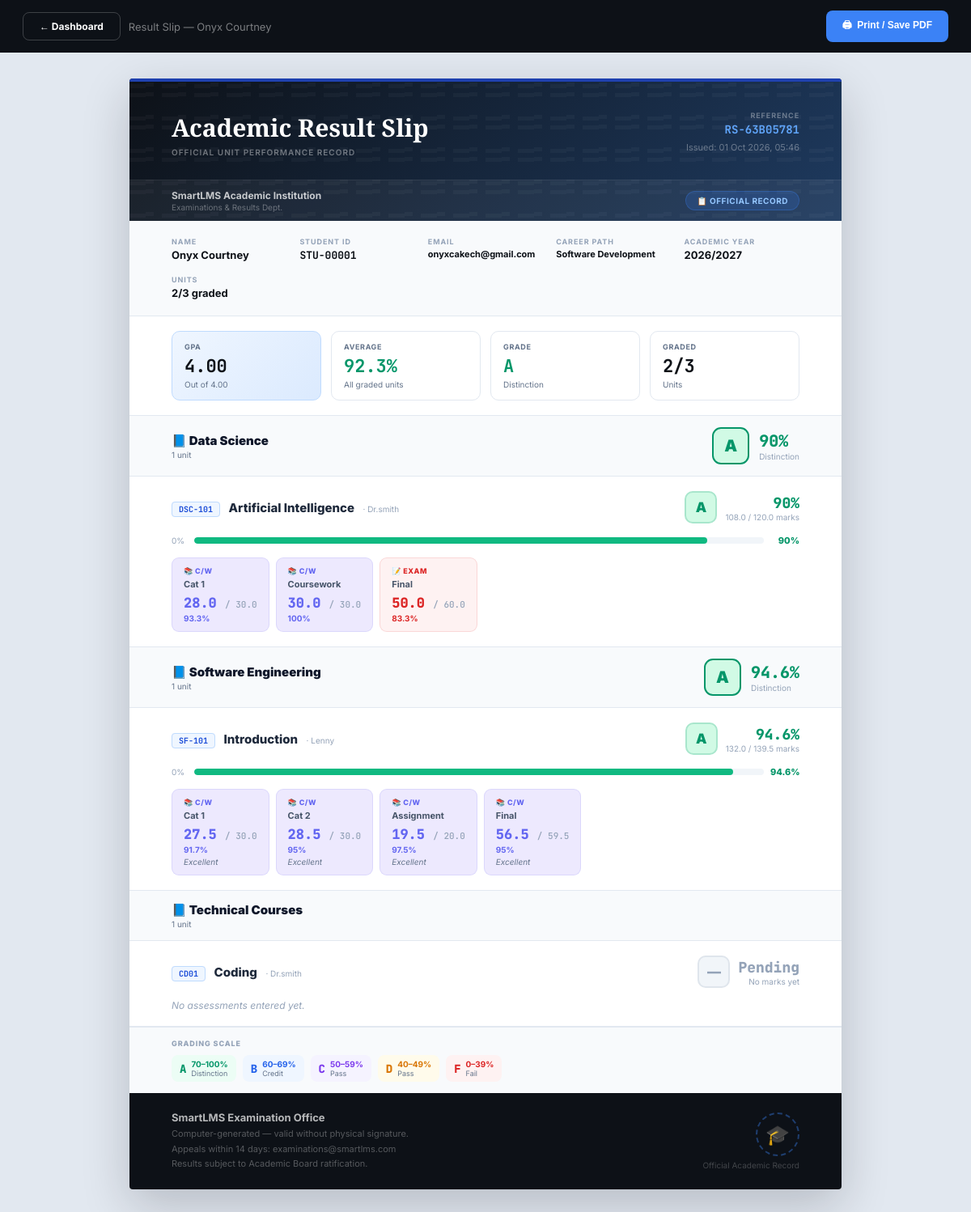
The page /result_slip.php (signed in) on the database its author committed.
### tables this page shows
CREATE TABLE `users` (
  `id` int(11) NOT NULL,
  `full_name` varchar(100) NOT NULL,
  `email` varchar(100) NOT NULL,
  `admission_number` varchar(30) DEFAULT NULL,
  `password` varchar(255) NOT NULL,
  `role` enum('student','lecturer','admin','financial_accountant','boarding_master','hr_manager') NOT NULL DEFAULT 'student',
  `course_id` int(11) DEFAULT NULL,
  `career_path` varchar(100) DEFAULT 'General Software Engineering',
  `created_at` timestamp NOT NULL DEFAULT current_timestamp()
);

CREATE TABLE `unit_marks` (
  `id` int(11) NOT NULL,
  `assessment_id` int(11) NOT NULL,
  `student_id` int(11) NOT NULL,
  `mark` decimal(6,2) DEFAULT NULL,
  `remarks` varchar(255) DEFAULT NULL,
  `updated_at` timestamp NOT NULL DEFAULT current_timestamp() ON UPDATE current_timestamp()
);

CREATE TABLE `course_units` (
  `id` int(11) NOT NULL,
  `course_id` int(11) NOT NULL,
  `title` varchar(255) NOT NULL,
  `unit_code` varchar(50) DEFAULT NULL,
  `description` text DEFAULT NULL,
  `lecturer_id` int(11) DEFAULT NULL COMMENT 'Lecturer who teaches this unit',
  `created_at` timestamp NOT NULL DEFAULT current_timestamp()
);

CREATE TABLE `unit_assessments` (
  `id` int(11) NOT NULL,
  `unit_id` int(11) NOT NULL,
  `name` varchar(100) NOT NULL COMMENT 'e.g. CAT 1, Assignment, Final Exam',
  `type` enum('coursework','exam') NOT NULL DEFAULT 'coursework',
  `max_mark` decimal(6,2) NOT NULL DEFAULT 100.00,
  `sort_order` tinyint(3) NOT NULL DEFAULT 0,
  `created_by` int(11) DEFAULT NULL,
  `created_at` timestamp NOT NULL DEFAULT current_timestamp()
);

### result_slip.php (the view, shortened to what this page needs)
<?php
include 'config.php';
$role = $_SESSION['role'] ?? '';
$sid = $role === 'student' ? intval($_SESSION['user_id'] ?? 0) : intval($_GET['student_id'] ?? 0);
$student = mysqli_fetch_assoc(mysqli_query($conn,
    "SELECT u.id, u.full_name, u.email, u.career_path, u.created_at,
            c.title AS course_name
     FROM users u LEFT JOIN courses c ON c.id=u.course_id
     WHERE u.id=$sid AND u.role='student' LIMIT 1"));
$q = mysqli_query($conn, "
    SELECT cu.id AS unit_id, cu.title AS unit_title, cu.unit_code,
           cu.course_id, c.title AS course_title, lec.full_name AS lecturer,
           ua.id AS aid, ua.name AS aname, ua.type AS atype,
           ua.max_mark AS amax, ua.sort_order AS asort,
           um.mark, um.remarks
    FROM unit_registrations ur
    INNER JOIN course_units cu ON cu.id = ur.unit_id
    INNER JOIN courses c       ON c.id  = cu.course_id
    LEFT  JOIN users lec       ON lec.id = cu.lecturer_id
    LEFT  JOIN unit_assessments ua ON ua.unit_id = cu.id
    LEFT  JOIN unit_marks um       ON um.assessment_id = ua.id AND um.student_id = $sid
    WHERE ur.student_id = $sid
    ORDER BY c.title ASC, cu.title ASC, ua.sort_order ASC, ua.id ASC
");
$tree = [];
if ($q) while ($r = mysqli_fetch_assoc($q)) {
    $cid=$r['course_id']; $uid=$r['unit_id'];
    if (!isset($tree[$cid])) $tree[$cid]=['title'=>$r['course_title'],'units'=>[]];
    if (!isset($tree[$cid]['units'][$uid])) $tree[$cid]['units'][$uid]=['title'=>$r['unit_title'],'code'=>$r['unit_code'],'lec'=>$r['lecturer'],'ass'=>[]];
    if ($r['aid']) $tree[$cid]['units'][$uid]['ass'][$r['aid']]=['name'=>$r['aname'],'type'=>$r['atype'],'max'=>(float)$r['amax'],'mark'=>$r['mark']!==null?(float)$r['mark']:null,'remark'=>$r['remarks']];
}
function slip_tot($ass){$tm=$tx=0;$h=false;foreach($ass as $a){$tx+=$a['max'];if($a['mark']!==null){$tm+=$a['mark'];$h=true;}}return$tx>0&&$h?['pct'=>round($tm/$tx*100,1),'tm'=>$tm,'tx'=>$tx]:['pct'=>null,'tm'=>0,'tx'=>$tx];}
function slip_grade($pct){if($pct===null)return['—','Pending','#94a3b8','#f1f5f9'];if($pct>=70)return['A','Distinction','#059669','#d1fae5'];return['F','Fail','#dc2626','#fee2e2'];}
function slip_gp($p){if($p===null)return null;if($p>=70)return 4.0;if($p>=60)return 3.0;if($p>=50)return 2.0;if($p>=40)return 1.0;return 0.0;}
$all_pcts=[];
foreach($tree as $cd) foreach($cd['units'] as $ud){$t=slip_tot($ud['ass']);if($t['pct']!==null)$all_pcts[]=$t['pct'];}
$avg=count($all_pcts)>0?round(array_sum($all_pcts)/count($all_pcts),1):null;
$gps=array_filter(array_map('slip_gp',$all_pcts),fn($v)=>$v!==null);
$gpa=count($gps)>0?round(array_sum($gps)/count($gps),2):null;
[$ov_g,$ov_c,$ov_col,$ov_bg]=slip_grade($avg);
$total_u=array_sum(array_map(fn($c)=>count($c['units']),$tree));
$graded_u=count($all_pcts);
$ref='RS-'.strtoupper(substr(md5($sid.'rs'),0,8));
$gen=date('d M Y, H:i');
?>
<!DOCTYPE html>
<html lang="en">
<head>
</head>
<body>
<div class="bar">
    <div style="display:flex;gap:10px;align-items:center;">
        <?php if($role==='student'): ?><a href="student_dashboard.php" class="btn-b">← Dashboard</a><?php else: ?><a href="javascript:history.back()" class="btn-b">← Back</a><?php endif; ?>
        <span>Result Slip — <?php echo htmlspecialchars($student['full_name']); ?></span>
    </div>
    <button onclick="window.print()" class="btn-p">🖨&nbsp; Print / Save PDF</button>
</div>
<div class="doc">
    <div class="dh">
        <div class="dh-stripe"></div>
        <div class="dh-inner">
            <div><h1>Academic Result Slip</h1><div class="dh-sub">Official Unit Performance Record</div></div>
            <div class="dh-meta"><div class="rl">Reference</div><div class="rv"><?php echo $ref; ?></div><div class="rd">Issued: <?php echo $gen; ?></div></div>
        </div>
        <div class="dh-inst">
            <div><div class="in">SmartLMS Academic Institution</div><div class="is">Examinations &amp; Results Dept.</div></div>
            <div class="off"><span>📋 Official Record</span></div>
        </div>
    </div>
    <div class="sp">
        <div class="si"><div class="sl">Name</div><div class="sv"><?php echo htmlspecialchars($student['full_name']); ?></div></div>
        <div class="si"><div class="sl">Student ID</div><div class="sv" style="font-family:'JetBrains Mono',monospace;">STU-<?php echo str_pad($sid,5,'0',STR_PAD_LEFT); ?></div></div>
        <div class="si"><div class="sl">Email</div><div class="sv" style="font-size:11px;"><?php echo htmlspecialchars($student['email']); ?></div></div>
        <div class="si"><div class="sl">Career Path</div><div class="sv" style="font-size:11px;"><?php echo htmlspecialchars($student['career_path']??'—'); ?></div></div>
        <div class="si"><div class="sl">Academic Year</div><div class="sv"><?php echo date('Y').'/'. (date('Y')+1); ?></div></div>
        <div class="si"><div class="sl">Units</div><div class="sv"><?php echo $graded_u; ?>/<?php echo $total_u; ?> graded</div></div>
    </div>
    <?php if($gpa!==null): ?>
    <div class="gpa-row">
        <div class="gk hi"><div class="gk-l">GPA</div><div class="gk-v"><?php echo number_format($gpa,2); ?></div><div class="gk-s">Out of 4.00</div></div>
        <div class="gk"><div class="gk-l">Average</div><div class="gk-v" style="color:<?php echo $ov_col; ?>;"><?php echo $avg; ?>%</div><div class="gk-s">All graded units</div></div>
        <div class="gk"><div class="gk-l">Grade</div><div class="gk-v" style="color:<?php echo $ov_col; ?>;"><?php echo $ov_g; ?></div><div class="gk-s"><?php echo $ov_c; ?></div></div>
        <div class="gk"><div class="gk-l">Graded</div><div class="gk-v"><?php echo $graded_u; ?>/<?php echo $total_u; ?></div><div class="gk-s">Units</div></div>
    </div>
    <?php endif; ?>
    <?php if(empty($tree)): ?>
    <div class="no-c"><div style="font-size:48px;margin-bottom:14px;">📋</div><div style="font-size:15px;font-weight:700;">No enrolled units found</div></div>
    <?php else: ?>
    <?php foreach($tree as $cid=>$course):
        $c_pcts=[];
        foreach($course['units'] as $ud){$t=slip_tot($ud['ass']);if($t['pct']!==null)$c_pcts[]=$t['pct'];}
        $c_avg=count($c_pcts)>0?round(array_sum($c_pcts)/count($c_pcts),1):null;
        [$c_g,$c_c,$c_col,$c_bg]=slip_grade($c_avg);
    ?>
    <div class="cs">
        <div class="cs-hd">
            <div>
                <div style="font-size:15px;font-weight:900;color:#0f172a;">📘 <?php echo htmlspecialchars($course['title']); ?></div>
                <div style="font-size:10px;color:#64748b;margin-top:2px;"><?php echo count($course['units']); ?> unit<?php echo count($course['units'])!=1?'s':''; ?></div>
            </div>
            <?php if($c_avg!==null): ?>
            <div style="display:flex;align-items:center;gap:12px;">
                <div style="width:46px;height:46px;border-radius:11px;display:flex;align-items:center;justify-content:center;font-size:20px;font-weight:900;background:<?php echo $c_bg; ?>;color:<?php echo $c_col; ?>;border:2px solid <?php echo $c_col; ?>;"><?php echo $c_g; ?></div>
                <div><div style="font-size:20px;font-weight:900;color:<?php echo $c_col; ?>;font-family:'JetBrains Mono',monospace;"><?php echo $c_avg; ?>%</div><div style="font-size:10px;color:#94a3b8;"><?php echo $c_c; ?></div></div>
            </div>
            <?php endif; ?>
        </div>
        <?php foreach($course['units'] as $uid=>$unit):
            $ut=slip_tot($unit['ass']);
            [$u_g,$u_c,$u_col,$u_bg]=slip_grade($ut['pct']);
            $bar_c=$ut['pct']===null?'#e2e8f0':($ut['pct']>=70?'#10b981':($ut['pct']>=50?'#6366f1':($ut['pct']>=40?'#f59e0b':'#ef4444')));
        ?>
        <div class="unit-wrap">
            <div style="display:flex;align-items:center;justify-content:space-between;flex-wrap:wrap;gap:10px;margin-bottom:14px;">
                <div>
                    <?php if($unit['code']): ?><span style="font-family:'JetBrains Mono',monospace;font-size:10px;font-weight:700;color:#1d4ed8;background:#eff6ff;border:1px solid #bfdbfe;padding:2px 8px;border-radius:4px;margin-right:6px;"><?php echo htmlspecialchars($unit['code']); ?></span><?php endif; ?>
                    <span style="font-size:15px;font-weight:800;color:#1e293b;"><?php echo htmlspecialchars($unit['title']); ?></span>
                    <?php if($unit['lec']): ?><span style="font-size:10px;color:#94a3b8;margin-left:6px;">· <?php echo htmlspecialchars($unit['lec']); ?></span><?php endif; ?>
                </div>
                <div style="display:flex;align-items:center;gap:10px;">
                    <div style="width:40px;height:40px;border-radius:10px;display:flex;align-items:center;justify-content:center;font-size:17px;font-weight:900;background:<?php echo $u_bg; ?>;color:<?php echo $u_col; ?>;border:2px solid <?php echo $u_col; ?>33;"><?php echo $u_g; ?></div>
                    <div style="text-align:right;">
                        <div style="font-size:18px;font-weight:900;font-family:'JetBrains Mono',monospace;color:<?php echo $u_col; ?>;"><?php echo $ut['pct']!==null?$ut['pct'].'%':'Pending'; ?></div>
                        <div style="font-size:10px;color:#94a3b8;"><?php echo $ut['pct']!==null?number_format($ut['tm'],1).' / '.number_format($ut['tx'],1).' marks':'No marks yet'; ?></div>
                    </div>
                </div>
            </div>
            <?php if($ut['pct']!==null): ?>
            <div style="display:flex;align-items:center;gap:8px;margin-bottom:14px;">
                <span style="font-size:10px;color:#94a3b8;width:20px;">0%</span>
                <div style="flex:1;height:8px;background:#f1f5f9;border-radius:4px;overflow:hidden;">
                    <div style="width:<?php echo min(100,$ut['pct']); ?>%;height:100%;background:<?php echo $bar_c; ?>;border-radius:4px;"></div>
                </div>
                <span style="font-size:11px;font-weight:800;color:<?php echo $u_col; ?>;width:36px;text-align:right;"><?php echo $ut['pct']; ?>%</span>
            </div>
            <?php endif; ?>
            <?php if(!empty($unit['ass'])): ?>
            <div style="display:flex;flex-wrap:wrap;gap:8px;">
                <?php foreach($unit['ass'] as $a):
                    $is_e=$a['type']==='exam';
                    $ac=$is_e?'#dc2626':'#6366f1'; $abg=$is_e?'#fef2f2':'#ede9fe';
                    $ap=($a['max']>0&&$a['mark']!==null)?round($a['mark']/$a['max']*100,1):null;
                ?>
                <div class="ass-chip" style="background:<?php echo $abg; ?>;border-color:<?php echo $ac; ?>22;">
                    <div style="font-size:9px;font-weight:800;color:<?php echo $ac; ?>;text-transform:uppercase;letter-spacing:.05em;margin-bottom:4px;"><?php echo $is_e?'📝 Exam':'📚 C/W'; ?></div>
                    <div style="font-size:11px;font-weight:700;color:#475569;margin-bottom:5px;"><?php echo htmlspecialchars(ucwords($a['name'])); ?></div>
                    <div style="font-size:17px;font-weight:900;font-family:'JetBrains Mono',monospace;color:<?php echo $a['mark']!==null?$ac:'#cbd5e1'; ?>;">
                        <?php echo $a['mark']!==null?number_format($a['mark'],1):'—'; ?>
                        <span style="font-size:11px;font-weight:500;color:#94a3b8;"> / <?php echo number_format($a['max'],1); ?></span>
                    </div>
                    <?php if($ap!==null): ?><div style="font-size:10px;font-weight:700;color:<?php echo $ac; ?>;margin-top:2px;"><?php echo $ap; ?>%</div><?php endif; ?>
                    <?php if(!empty($a['remark'])): ?><div style="font-size:10px;color:#64748b;margin-top:3px;font-style:italic;"><?php echo htmlspecialchars($a['remark']); ?></div><?php endif; ?>
                </div>
                <?php endforeach; ?>
            </div>
            <?php else: ?>
            <div style="font-size:12px;color:#94a3b8;font-style:italic;">No assessments entered yet.</div>
            <?php endif; ?>
        </div>
        <?php endforeach; ?>
    </div>
    <?php endforeach; ?>
    <?php endif; ?>
    <div class="legend">
        <div style="font-size:9px;font-weight:800;color:#94a3b8;text-transform:uppercase;letter-spacing:.1em;margin-bottom:9px;">Grading Scale</div>
        <div style="display:flex;gap:8px;flex-wrap:wrap;">
            <?php foreach([['A','70–100%','Distinction','#059669','#ecfdf5'],['B','60–69%','Credit','#2563eb','#eff6ff'],['C','50–59%','Pass','#7c3aed','#f5f3ff'],['D','40–49%','Pass','#d97706','#fffbeb'],['F','0–39%','Fail','#dc2626','#fef2f2']] as [$gl,$gr,$gn,$gc,$gbg]): ?>
            <div class="lg-chip" style="background:<?php echo $gbg; ?>;">
                <span style="font-size:14px;font-weight:900;color:<?php echo $gc; ?>;font-family:'JetBrains Mono',monospace;"><?php echo $gl; ?></span>
                <div><div style="font-size:10px;font-weight:700;color:<?php echo $gc; ?>;"><?php echo $gr; ?></div><div style="font-size:9px;color:#64748b;"><?php echo $gn; ?></div></div>
            </div>
            <?php endforeach; ?>
        </div>
    </div>
    <div class="footer">
        <div><div class="ft">SmartLMS Examination Office</div><div class="fs">Computer-generated — valid without physical signature.<br>Appeals within 14 days: examinations@smartlms.com<br>Results subject to Academic Board ratification.</div></div>
        <div><div class="seal">🎓</div><div class="fp">Official Academic Record</div></div>
    </div>
</div>
</body>
</html>

### rows shown on the page
users: full_name "Onyx Courtney", email "onyxcakech@gmail.com", career_path "Software Development"
unit_marks: mark "90", mark "108.0", mark "120.0"
course_units: shows "📝 EXAM", unit_assessments.name "Final", unit_marks.mark "50.0", max "60.0", unit_marks.mark "83.3"
unit_marks: mark "94.6", mark "132.0", mark "139.5"
course_units: shows "📚 C/W", unit_assessments.name "Cat 1", unit_marks.mark "27.5", max "30.0", unit_marks.mark "91.7", unit_marks.remarks "Excellent", unit_assessments.name "Cat 2", unit_marks.mark "28.5", unit_marks.mark "95", unit_assessments.name "Assignment", unit_marks.mark "19.5", max "20.0", unit_marks.mark "97.5", unit_assessments.name "Final", unit_marks.mark "56.5", max "59.5"
course_units: unit_code "CD01", title "Coding", lecturer.full_name "Dr.smith", u_g "—", shows "Pending", shows "No marks yet", shows "No assessments entered yet."

### other values the page prints
$ref "RS-63B05781"
str_pad($sid,5,'0',STR_PAD_LEFT) "00001"
$graded_u "2"
$total_u "3"
$gpa "4.00"
$avg "92.3"
$ov_g "A"
$ov_c "Distinction"
$course['title'] "Data Science"
count($course['units']) "1"
$c_g "A"
$c_avg "90"
$c_c "Distinction"
$unit['code'] "DSC-101"
$unit['title'] "Artificial Intelligence"
